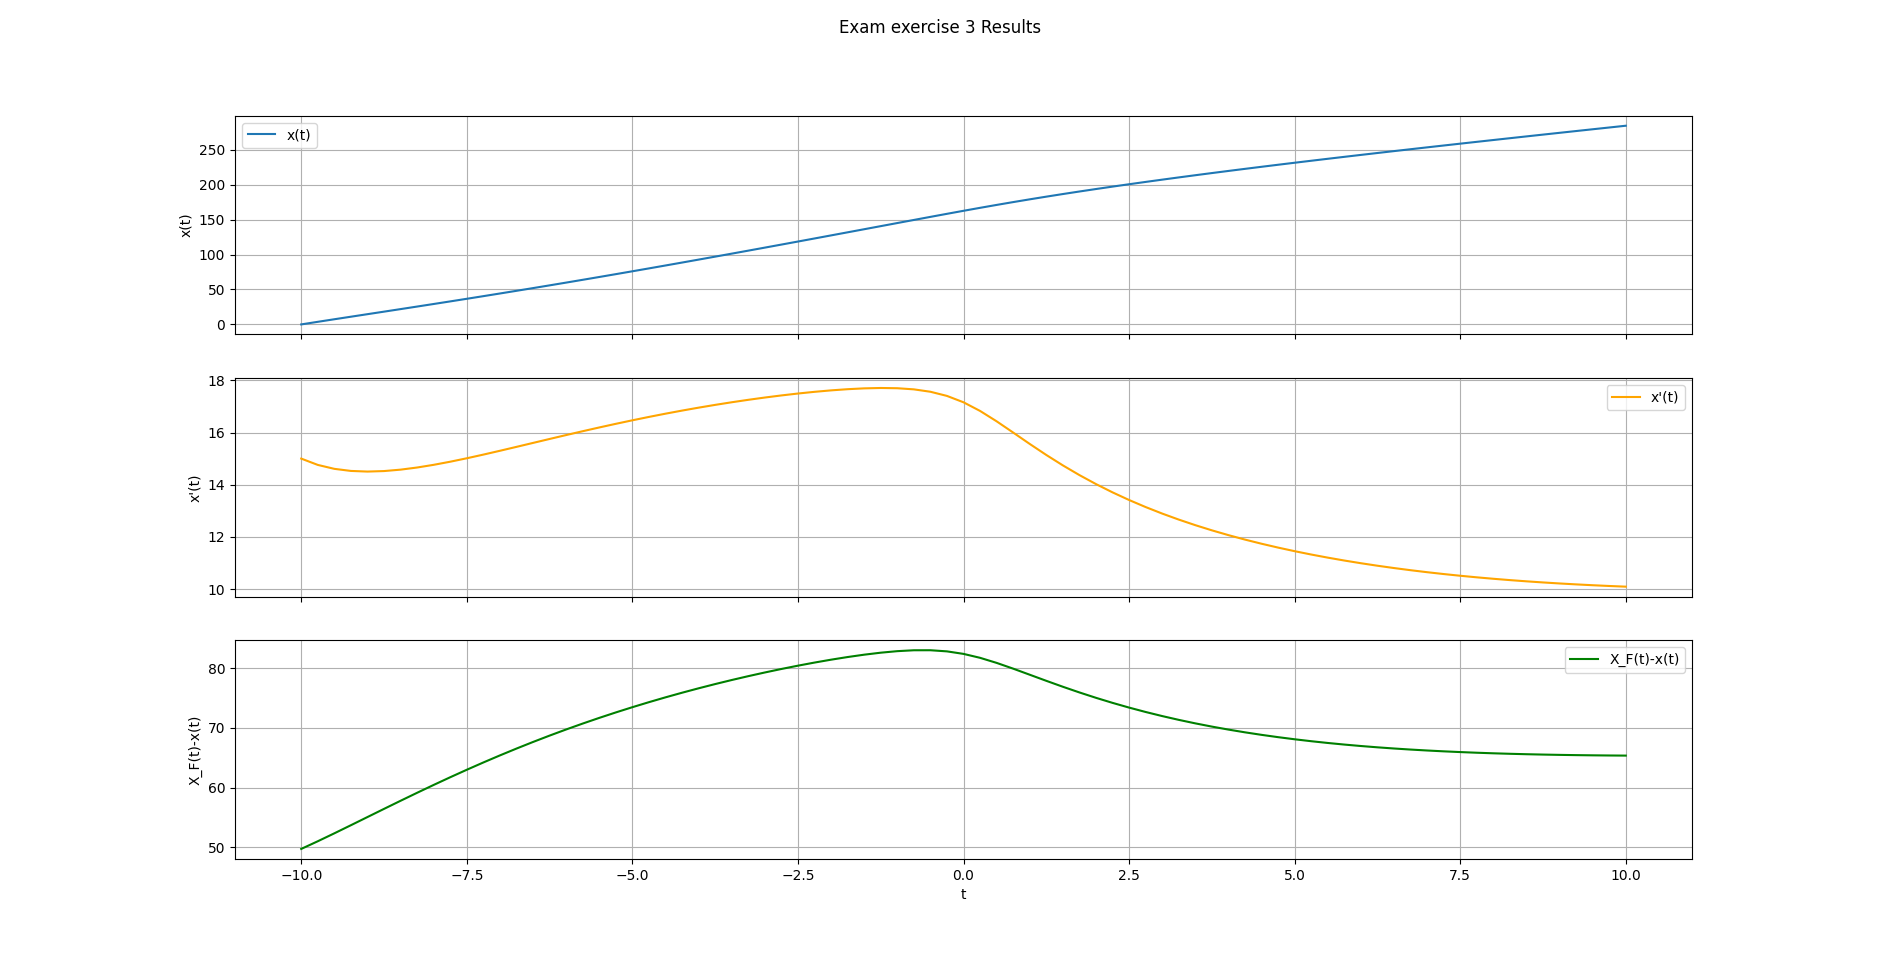

Python code for this plot:
import numpy as np
import matplotlib.pyplot as plt

# Load data, skipping the first column (row numbers) if present
data = np.loadtxt("exam3_results.txt")

# Extract columns
x = data[:, 0]
y1 = data[:, 1]
y2 = data[:, 2]
y3 = data[:, 3]

fig, axs = plt.subplots(3, 1, figsize=(3, 4), sharex=True)

axs[0].plot(x, y1, label="x(t)")
axs[0].set_ylabel("x(t)")
axs[0].legend()
axs[0].grid(True)

axs[1].plot(x, y2, label="x'(t)", color="orange")
axs[1].set_ylabel("x'(t)")
axs[1].legend()
axs[1].grid(True)

axs[2].plot(x, y3, label="X_F(t)-x(t)", color="green")
axs[2].set_xlabel("t")
axs[2].set_ylabel("X_F(t)-x(t)")
axs[2].legend()
axs[2].grid(True)

fig.suptitle("Exam exercise 3 Results")
# plt.tight_layout(rect=[0, 0.03, 1, 0.95])
plt.show()
